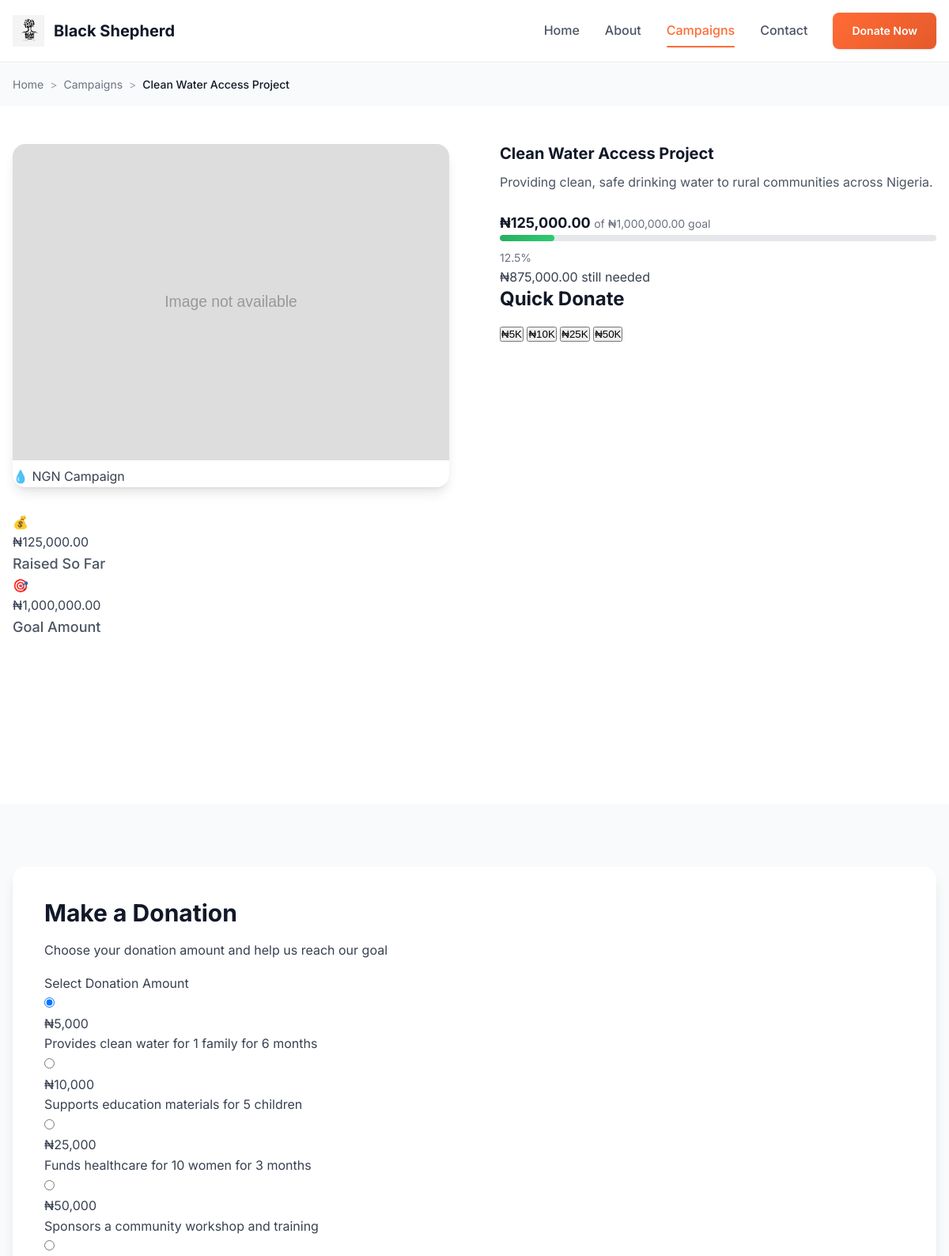
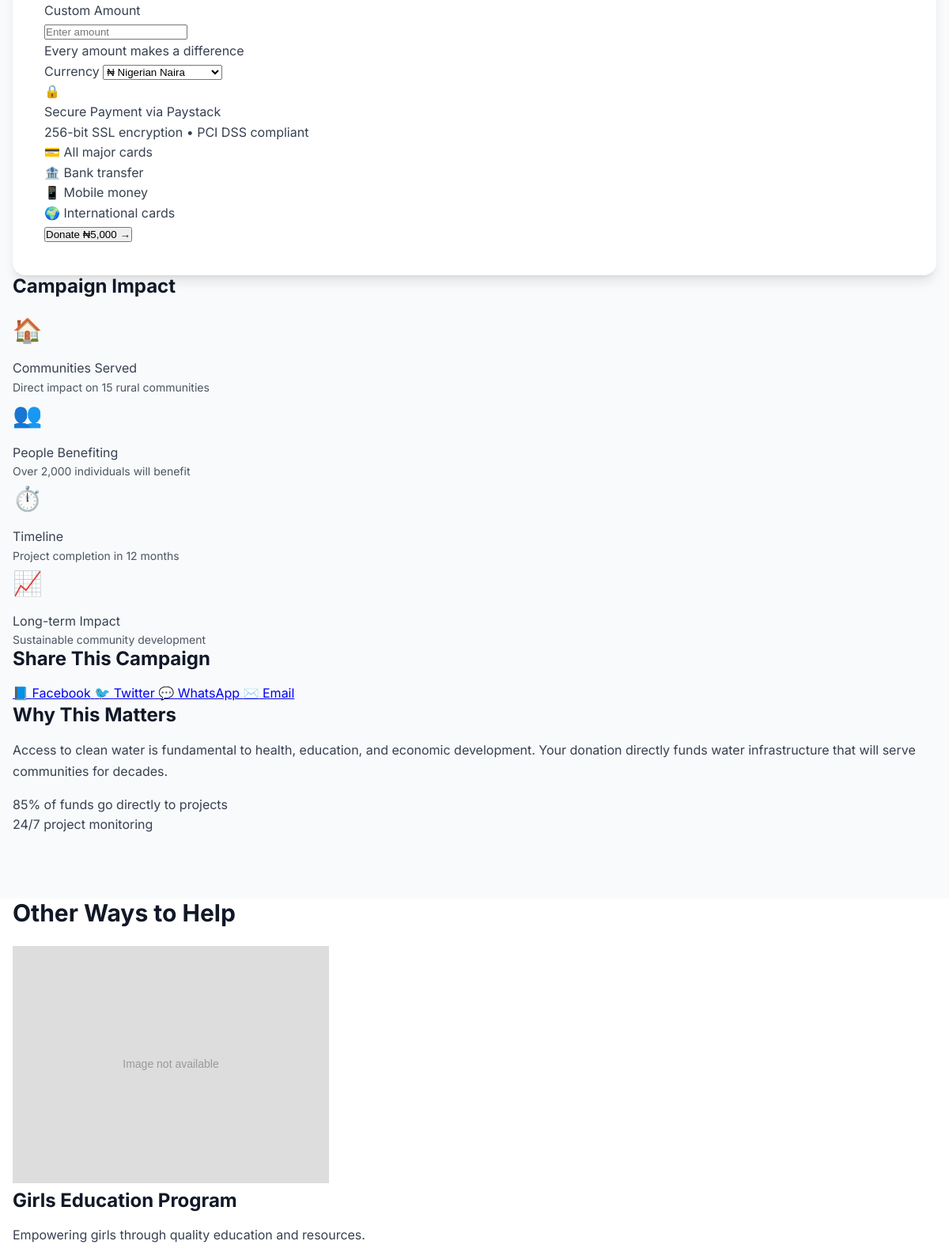
/campaign/3 (upper part), run on the app's committed database (2 pictures, top to bottom).
### models.py (models this page shows, shortened)
class Campaign(db.Model):
    id = db.Column(db.Integer, primary_key=True)
    title = db.Column(db.String(200), nullable=False)
    description = db.Column(db.Text, nullable=False)
    goal_amount = db.Column(db.Float, nullable=False)
    raised_amount = db.Column(db.Float, default=0.0)
    currency = db.Column(db.String(3), default='NGN')
    is_active = db.Column(db.Boolean, default=True)
    image_filename = db.Column(db.String(255))
    created_at = db.Column(db.DateTime, default=datetime.utcnow)
    transactions = db.relationship('Transaction', backref='campaign', lazy=True)
    @property
    def image_url(self):
        if self.image_filename:
            return f'/static/images/campaigns/{self.image_filename}'
        return '/static/images/campaigns/default.jpg'

### app.py (the view)
@app.route('/campaign/<int:id>')
def campaign(id):
    campaign = Campaign.query.get_or_404(id)
    progress_percentage = (campaign.raised_amount / campaign.goal_amount) * 100 if campaign.goal_amount > 0 else 0
    return render_template('campaign.html', campaign=campaign, progress=progress_percentage, config=Config)

### templates/campaign.html (shortened to what this page needs)
<!DOCTYPE html>
<html lang="en">
<head>
    <link rel="stylesheet" href="{{ url_for('static', filename='css/main.css') }}">
</head>
<body>
    <nav class="navbar">
        <div class="container">
            <div class="nav-brand">
                <img src="{{ url_for('static', filename='images/logo.png') }}" alt="Black Shepherd Foundation" class="logo">
                <span class="brand-text">Black Shepherd</span>
            </div>
            <div class="nav-links">
                <a href="/" class="nav-link">Home</a>
                <a href="/about" class="nav-link">About</a>
                <a href="/campaigns" class="nav-link active">Campaigns</a>
                <a href="/contact" class="nav-link">Contact</a>
                <a href="/campaigns" class="btn btn-primary">Donate Now</a>
            </div>
        </div>
    </nav>
    <section class="breadcrumb">
        <div class="container">
            <div class="breadcrumb-content">
                <a href="/" class="breadcrumb-link">Home</a>
                <span class="breadcrumb-separator">></span>
                <a href="/campaigns" class="breadcrumb-link">Campaigns</a>
                <span class="breadcrumb-separator">></span>
                <span class="breadcrumb-current">{{ campaign.title }}</span>
            </div>
        </div>
    </section>
    <section class="campaign-hero">
        <div class="container">
            <div class="campaign-hero-content">
                <div class="campaign-image-section">
                    <div class="campaign-main-image">
                        <img src="{{ campaign.image_url }}" alt="{{ campaign.title }}">
                        <div class="campaign-category-tag">
                            <span class="category-icon">💧</span>
                            <span>{{ campaign.currency }} Campaign</span>
                        </div>
                    </div>
                    <div class="campaign-stats-grid">
                        <div class="stat-card">
                            <div class="stat-icon">💰</div>
                            <div class="stat-content">
                                <div class="stat-value">{{ campaign.raised_amount | currency(campaign.currency) }}</div>
                                <div class="stat-label">Raised So Far</div>
                            </div>
                        </div>
                        <div class="stat-card">
                            <div class="stat-icon">🎯</div>
                            <div class="stat-content">
                                <div class="stat-value">{{ campaign.goal_amount | currency(campaign.currency) }}</div>
                                <div class="stat-label">Goal Amount</div>
                            </div>
                        </div>
                    </div>
                </div>
                <div class="campaign-content-section">
                    <div class="campaign-header">
                        <h1 class="campaign-title">{{ campaign.title }}</h1>
                        <p class="campaign-description">{{ campaign.description }}</p>
                    </div>
                    <div class="campaign-progress-section">
                        <div class="progress-header">
                            <span class="progress-raised">{{ campaign.raised_amount | currency(campaign.currency) }}</span>
                            <span class="progress-goal">of {{ campaign.goal_amount | currency(campaign.currency) }} goal</span>
                        </div>
                        <div class="progress-bar-container">
                            <div class="progress-bar">
                                <div class="progress-fill" style="width: {{ progress }}%"></div>
                            </div>
                            <span class="progress-percentage">{{ progress | percentage(1) }}</span>
                        </div>
                        <div class="progress-remaining">
                            <span class="remaining-amount">{{ (campaign.goal_amount - campaign.raised_amount) | currency(campaign.currency) }}</span>
                            <span class="remaining-text">still needed</span>
                        </div>
                    </div>
                    <div class="quick-donate-section">
                        <h3>Quick Donate</h3>
                        <div class="quick-amounts">
                            <button class="quick-amount-btn" data-amount="5000">₦5K</button>
                            <button class="quick-amount-btn" data-amount="10000">₦10K</button>
                            <button class="quick-amount-btn" data-amount="25000">₦25K</button>
                            <button class="quick-amount-btn" data-amount="50000">₦50K</button>
                        </div>
                    </div>
                </div>
            </div>
        </div>
    </section>
    <section class="donation-section">
        <div class="container">
            <div class="donation-content">
                <div class="donation-form-container">
                    <div class="form-header">
                        <h2>Make a Donation</h2>
                        <p>Choose your donation amount and help us reach our goal</p>
                    </div>
                    <form action="/process-donation" method="post" class="donation-form" id="donation-form">
                        <div class="form-section">
                            <label class="form-label">Select Donation Amount</label>
                            <div class="amount-options">
                                <label class="amount-option">
                                    <input type="radio" name="amount" value="5000" checked>
                                    <div class="amount-card">
                                        <div class="amount-value">₦5,000</div>
                                        <div class="amount-impact">Provides clean water for 1 family for 6 months</div>
                                    </div>
                                </label>
                                <label class="amount-option">
                                    <input type="radio" name="amount" value="10000">
                                    <div class="amount-card">
                                        <div class="amount-value">₦10,000</div>
                                        <div class="amount-impact">Supports education materials for 5 children</div>
                                    </div>
                                </label>
                                <label class="amount-option">
                                    <input type="radio" name="amount" value="25000">
                                    <div class="amount-card">
                                        <div class="amount-value">₦25,000</div>
                                        <div class="amount-impact">Funds healthcare for 10 women for 3 months</div>
                                    </div>
                                </label>
                                <label class="amount-option">
                                    <input type="radio" name="amount" value="50000">
                                    <div class="amount-card">
                                        <div class="amount-value">₦50,000</div>
                                        <div class="amount-impact">Sponsors a community workshop and training</div>
                                    </div>
                                </label>
                                <label class="amount-option custom-amount-option">
                                    <input type="radio" name="amount" value="custom">
                                    <div class="amount-card custom-amount-card">
                                        <div class="amount-value">Custom Amount</div>
                                        <input type="number" name="custom_amount" step="0.01" min="100" placeholder="Enter amount" class="custom-amount-input">
                                        <div class="amount-impact">Every amount makes a difference</div>
                                    </div>
                                </label>
                            </div>
                        </div>
                        <div class="form-section">
                            <label for="currency" class="form-label">Currency</label>
                            <select name="currency" id="currency" class="form-select">
                                <option value="NGN" selected>₦ Nigerian Naira</option>
                            </select>
                        </div>
                        <div class="payment-info">
                            <div class="payment-security">
                                <div class="security-icon">🔒</div>
                                <div class="security-text">
                                    <div class="security-title">Secure Payment via Paystack</div>
                                    <div class="security-details">256-bit SSL encryption • PCI DSS compliant</div>
                                </div>
                            </div>
                            <div class="payment-methods">
                                <div class="payment-method">💳 All major cards</div>
                                <div class="payment-method">🏦 Bank transfer</div>
                                <div class="payment-method">📱 Mobile money</div>
                                <div class="payment-method">🌍 International cards</div>
                            </div>
                        </div>
                        <div class="form-actions">
                            <button type="submit" class="donate-button">
                                <span class="button-text">Donate Securely</span>
                                <span class="button-icon">→</span>
                            </button>
                        </div>
                    </form>
                </div>
                <div class="campaign-details-sidebar">
                    <div class="details-card">
                        <h3>Campaign Impact</h3>
                        <div class="impact-list">
                            <div class="impact-item">
                                <div class="impact-icon">🏠</div>
                                <div class="impact-text">
                                    <div class="impact-title">Communities Served</div>
                                    <div class="impact-description">Direct impact on 15 rural communities</div>
                                </div>
                            </div>
                            <div class="impact-item">
                                <div class="impact-icon">👥</div>
                                <div class="impact-text">
                                    <div class="impact-title">People Benefiting</div>
                                    <div class="impact-description">Over 2,000 individuals will benefit</div>
                                </div>
                            </div>
                            <div class="impact-item">
                                <div class="impact-icon">⏱️</div>
                                <div class="impact-text">
                                    <div class="impact-title">Timeline</div>
                                    <div class="impact-description">Project completion in 12 months</div>
                                </div>
                            </div>
                            <div class="impact-item">
                                <div class="impact-icon">📈</div>
                                <div class="impact-text">
                                    <div class="impact-title">Long-term Impact</div>
                                    <div class="impact-description">Sustainable community development</div>
                                </div>
                            </div>
                        </div>
                    </div>
                    <div class="details-card">
                        <h3>Share This Campaign</h3>
                        <div class="share-buttons">
                            <a href="#" class="share-button facebook">
                                <span class="share-icon">📘</span>
                                <span>Facebook</span>
                            </a>
                            <a href="#" class="share-button twitter">
                                <span class="share-icon">🐦</span>
                                <span>Twitter</span>
                            </a>
                            <a href="#" class="share-button whatsapp">
                                <span class="share-icon">💬</span>
                                <span>WhatsApp</span>
                            </a>
                            <a href="#" class="share-button email">
                                <span class="share-icon">✉️</span>
                                <span>Email</span>
                            </a>
                        </div>
                    </div>
                    <div class="details-card">
                        <h3>Why This Matters</h3>
                        <p class="why-text">
                            Access to clean water is fundamental to health, education, and economic development.
                            Your donation directly funds water infrastructure that will serve communities for decades.
                        </p>
                        <div class="campaign-stats-mini">
                            <div class="mini-stat">
                                <span class="mini-stat-number">85%</span>
                                <span class="mini-stat-label">of funds go directly to projects</span>
                            </div>
                            <div class="mini-stat">
                                <span class="mini-stat-number">24/7</span>
                                <span class="mini-stat-label">project monitoring</span>
                            </div>
                        </div>
                    </div>
                </div>
            </div>
        </div>
    </section>
    <section class="related-campaigns">
        <div class="container">
            <h2 class="section-title">Other Ways to Help</h2>
            <div class="related-campaigns-grid">
                <div class="related-campaign-card">
                    <div class="related-image">
                        <img src="{{ url_for('static', filename='images/campaigns/education.jpg') }}" alt="Education Campaign">
                    </div>
                    <div class="related-content">
                        <h3>Girls Education Program</h3>
                        <p>Empowering girls through quality education and resources.</p>
                    </div>
                </div>
            </div>
        </div>
    </section>
</body>
</html>

### data on the page
Campaign: title "Clean Water Access Project", currency "NGN", raised_amount "₦125,000.00", goal_amount "₦1,000,000.00", description "Providing clean, safe drinking water to rural communities across Nigeria.", goal_amount+raised_amount+currency "₦875,000.00"

### other printed values
{{ progress | percentage(1) }} "12.5%"
